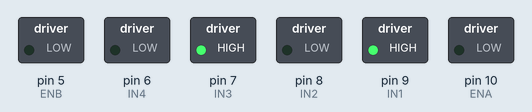
The sketch below on a simulated Arduino Uno, built with avr-gcc and run on an emulated ATmega328P. Parts: switched loads named in the sketch (green lamp = pin HIGH).

Above: at 0.05 s.
At 2.35 s:
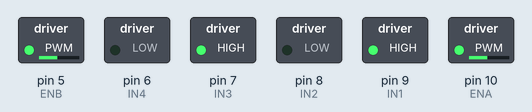
At 4.7 s:
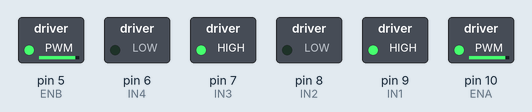
At 9.4 s:
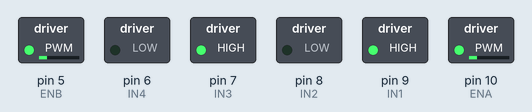
Timing chart, 0 to 13.5 s (numbered marks = the images above):
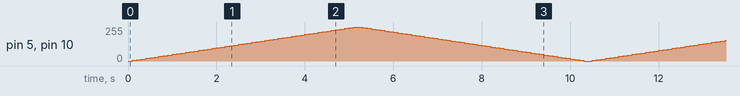

The sketch:

L298N_Dual_H-Bridge_Motor_Driver_Module.ino
```cpp
/*
Aralinks Coding Education
modified 24 April 2019
by Nikko Llanes
*/

//define motor 1 related pins
#define IN1 9
#define IN2 8
#define ENA 10

//define motor 2 related pins
#define IN3 7
#define IN4 6
#define ENB 5
void setup()
{
  //set output for motor 1 related pins
  pinMode(IN1, OUTPUT);
  pinMode(IN2, OUTPUT);
  pinMode(ENA, OUTPUT);

  //set output for motor 2 related pins
  pinMode(IN3, OUTPUT);
  pinMode(IN4, OUTPUT);
  pinMode(ENB, OUTPUT);
 //set motor 1 run in clockwise
  digitalWrite(IN1, HIGH);
  digitalWrite(IN2, LOW);

  //set motor 2 run in anticlockwise
  digitalWrite(IN3, HIGH);
  digitalWrite(IN4, LOW);
}
void loop()
{
  int PWM_Value = 0; //PWM value for motor 1 and 2

  //Motor 1 and Motor 2 run with gradually increasing speed until Max
  for(PWM_Value = 0; PWM_Value<=255; PWM_Value+=5)
  {
    analogWrite(ENA, PWM_Value); //set PWM to Motor 1
    analogWrite(ENB, PWM_Value); //set PWM to Motor 2
    delay(100);
  }
 //Motor 1 and Motor 2 run with gradually descreasing speed until Stop
  for(PWM_Value = 255; PWM_Value>=0; PWM_Value-=5)
  {
    analogWrite(ENA, PWM_Value); //set PWM to Motor 1
    analogWrite(ENB, PWM_Value); //set PWM to Motor 2
    delay(100);
  }
}
```
